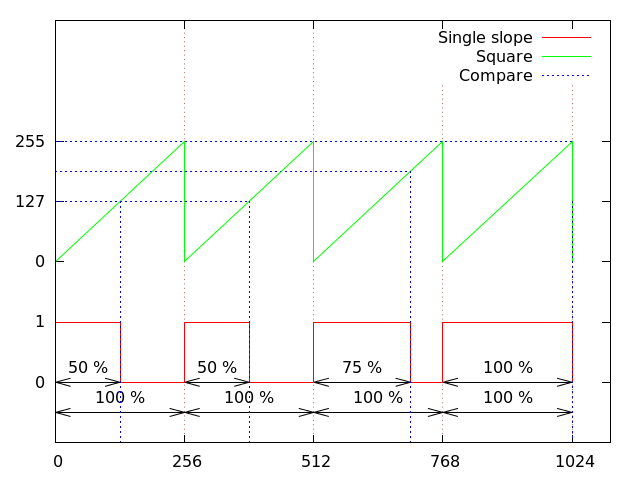

Write gnuplot code to recreate this figure.
set terminal pngcairo dashed
set output 'single_slope_with_one_output_simple_with_varying_duty_cycle.png'

set xrange [0:1100];
set yrange [0:7];

set grid xtics lt 0 lw 1 lc rgb "#880000"

set ytics ("0" 1, "1" 2, "0" 3, "127" 4, "255" 5 )
set xtics 256

set arrow from 0,4 to 256 + 128,4 nohead ls 3
set arrow from 0,4.5 to 512 + 128 + 64,4.5 nohead ls 3
set arrow from 0,5 to 1024,5 nohead ls 3

set arrow from 0,1 to 128,1 heads
set arrow from 0,0.5 to 256,0.5 heads

set arrow from 0 + 256,1 to 128 + 256 ,1 heads
set arrow from 0 + 256,0.5 to 256 + 256,0.5 heads


set arrow from 0 + (256 * 2),1 to 256 + (256 * 2)-64,1 heads
set arrow from 0 + (256 * 2),0.5 to 256 + (256 * 2),0.5 heads

set arrow from 0 + 256  + (256 * 2),1 to 256 + 256 + (256 * 2),1 heads
set arrow from 0 + 256  + (256 * 2),0.5 to 256 + 256 + (256 * 2),0.5 heads


set label "50 %" center at 64,1 offset 0, 0.8
set label "100 %" center at 128,0.5 offset 0, 0.8

set label "50 %" center at 256 + 64,1 offset 0, 0.8
set label "100 %" center at 256 + 128,0.5 offset 0, 0.8

set label "75 %" center at 512 + 96,1 offset 0, 0.8
set label "100 %" center at 512 + 128,0.5 offset 0, 0.8

set label "100 %" center at 768 + 128,0.5 offset 0, 0.8
set label "100 %" center at 768 + 128,1 offset 0, 0.8


plot '-' using ($1*128):($2*1) title "Single slope" with lines, \
     '-' using ($1*128):($2*1) title "Square" with lines lt 1 lc 2, \
     '-' using ($1*128):($2*1) title "Compare" with impulses
	0 1
	0 2
	1 2
	1 1
	2 1
	2 2
	3 2
	3 1
	4 1
	4 2
	5.5 2
	5.5 1
	6 1
	6 2
	8 2
	8 1
EOF
	0 3
	2 5
	2 3
	4 5
	4 3
	6 5
	6 3
	8 5
	8 3
EOF
	1 4
	3 4
	5.5 4.5 
	8 4
EOF

show grid;
#pause -1;
